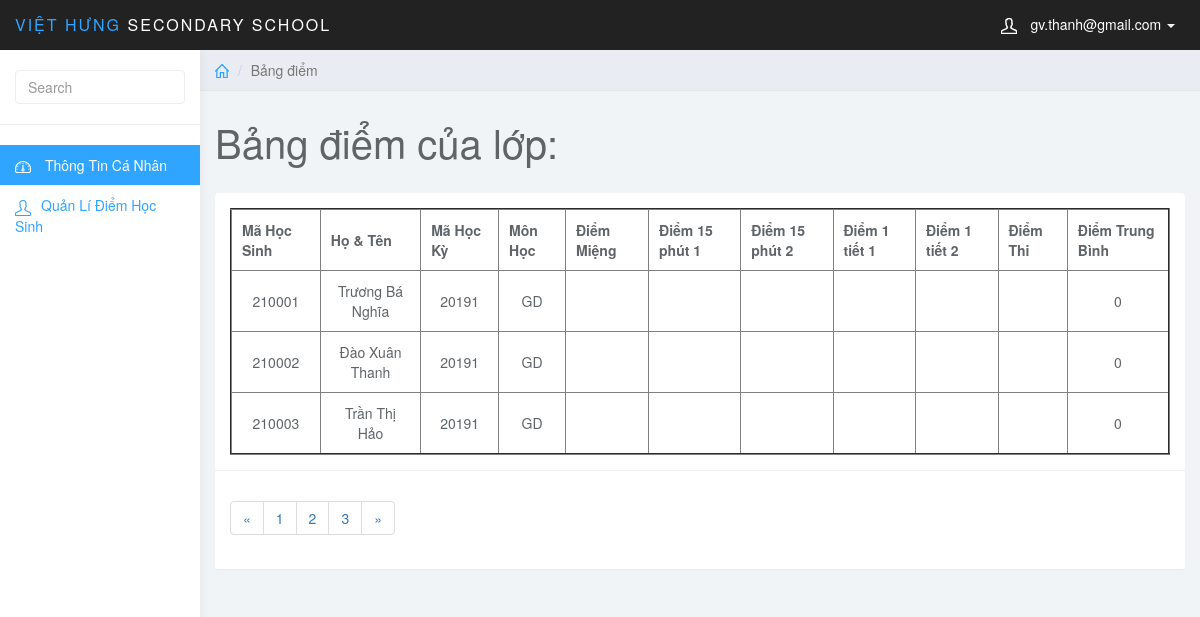
Before: /admin/index.php?page_gv=list_points&MaHocKy=20191&MaMonHoc=GD&MaLopHoc=1 (signed in) with the older database file.
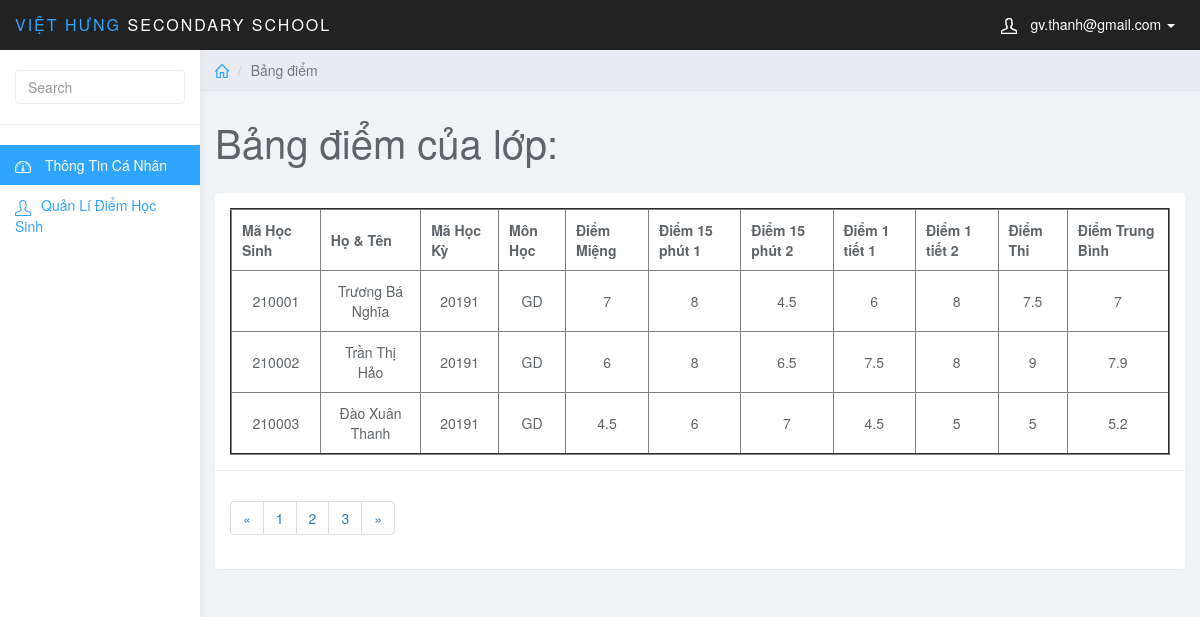
After: the same page with the newer database file.
### tables this page shows
CREATE TABLE `diem` (
  `MaDiem` int(6) NOT NULL AUTO_INCREMENT,
  `MaHocKy` varchar(5) NOT NULL,
  `MaMonHoc` varchar(5) NOT NULL,
  `MaHS` int(6) NOT NULL,
  `MaLopHoc` varchar(10) NOT NULL,
  `DiemMieng` varchar(5) NOT NULL,
  `Diem15Phut1` varchar(5) NOT NULL,
  `Diem15Phut2` varchar(5) NOT NULL,
  `Diem1Tiet1` varchar(5) NOT NULL,
  `Diem1Tiet2` varchar(5) NOT NULL,
  `DiemThi` varchar(5) NOT NULL,
  `DiemTB` float NOT NULL,
  PRIMARY KEY (`MaDiem`),
  KEY `fk_diem_mahk` (`MaHocKy`),
  KEY `fk_diem_monhoc` (`MaMonHoc`),
  KEY `fk_diem_hocsinh` (`MaHS`),
  KEY `MaLopHoc` (`MaLopHoc`),
  CONSTRAINT `diem_ibfk_1` FOREIGN KEY (`MaLopHoc`) REFERENCES `lophoc` (`MaLopHoc`),
  CONSTRAINT `fk_diem_hocsinh` FOREIGN KEY (`MaHS`) REFERENCES `hocsinh` (`MaHS`),
  CONSTRAINT `fk_diem_mahk` FOREIGN KEY (`MaHocKy`) REFERENCES `hocky` (`MaHocKy`),
  CONSTRAINT `fk_diem_monhoc` FOREIGN KEY (`MaMonHoc`) REFERENCES `monhoc` (`MaMonHoc`)
);

CREATE TABLE `hocsinh` (
  `MaHS` int(6) NOT NULL,
  `MaLopHoc` varchar(10) NOT NULL,
  `TenHS` varchar(50) NOT NULL,
  `GioiTinh` varchar(5) NOT NULL,
  `NgaySinh` date NOT NULL,
  `NoiSinh` varchar(50) NOT NULL,
  `DanToc` varchar(10) NOT NULL,
  `HoTenCha` varchar(50) NOT NULL,
  `HoTenMe` varchar(50) NOT NULL,
  PRIMARY KEY (`MaHS`),
  KEY `fk_hs_lh` (`MaLopHoc`),
  CONSTRAINT `fk_hs_lh` FOREIGN KEY (`MaLopHoc`) REFERENCES `lophoc` (`MaLopHoc`)
);

### teacher/list_points.php (the view, shortened to what this page needs)
<?php
    $MaHocKy = $_GET['MaHocKy'];
    $MaMonHoc = $_GET['MaMonHoc'];
    $MaLopHoc = $_GET['MaLopHoc'];
    $sql = "SELECT * FROM diem JOIN hocsinh ON diem.MaHS = hocsinh.MaHS WHERE diem.MaHocKy = '$MaHocKy' AND diem.MaMonHoc = '$MaMonHoc' AND diem.MaLopHoc = '$MaLopHoc'";
    $query = mysqli_query($conn,$sql);
?>
<div class="col-sm-9 col-sm-offset-3 col-lg-10 col-lg-offset-2 main">
		<div class="row">
			<ol class="breadcrumb">
				<li><a href="index.php"><svg class="glyph stroked home"><use xlink:href="#stroked-home"></use></svg></a></li>
				<li class="active">Bảng điểm</li>
			</ol>
		</div>
		<div class="row">
			<div class="col-lg-12">
				<h1 class="page-header">Bảng điểm của lớp: </h1>
			</div>
		</div>
		<div class="row">
			<div class="col-lg-12">
				<div class="panel panel-default">
					<div class="panel-body">
                        <table border="2px" width="100%" style="text-align: center;">
						    <thead>
						    <tr>
						        <th data-field="id" data-sortable="true">Mã Học Sinh</th>
                                <th data-field="name"  data-sortable="true">Họ & Tên</th>
                                <th data-sortable="true">Mã Học Kỳ</th>
                                <th data-sortable="true">Môn Học</th>
                                <th data-sortable="true">Điểm Miệng</th>
                                <th data-sortable="true">Điểm 15 phút 1</th>
                                <th data-sortable="true">Điểm 15 phút 2</th>
                                <th data-sortable="true">Điểm 1 tiết 1</th>
                                <th data-sortable="true">Điểm 1 tiết 2</th>
                                <th data-sortable="true">Điểm Thi</th>
                                <th data-sortable="true">Điểm Trung Bình</th>
						    </tr>
                            </thead>
                            <tbody>
                               <?php
                                    while($row_view = mysqli_fetch_assoc($query)){
                               ?>
                                    <tr>
                                    <form  method="post">
                                    <td><?php echo $row_view['MaHS']; ?></td>
                                    <td><?php echo $row_view['TenHS']; ?></td>
                                    <td><?php echo $row_view['MaHocKy']; ?></td>
                                    <td><?php echo $row_view['MaMonHoc']; ?></td>
                                    <td ><?php echo $row_view['DiemMieng']; ?></td>
                                    <td ><?php echo $row_view['Diem15Phut1']; ?></td>
                                    <td ><?php echo $row_view['Diem15Phut2']; ?></td>
                                    <td><?php echo $row_view['Diem1Tiet1']; ?></td>
                                    <td><?php echo $row_view['Diem1Tiet2']; ?></td>
                                    <td><?php echo $row_view['DiemThi']; ?></td>
                                    <td><?php echo $row_view['DiemTB']; ?></td>
                                    </form>
                                </tr>
                                    <?php }?>
                            </tbody>
						</table>
                    </div>
                    <div class="panel-footer">
                        <nav aria-label="Page navigation example">
                            <ul class="pagination">
                                <li class="page-item"><a class="page-link" href="#">&laquo;</a></li>
                                <li class="page-item"><a class="page-link" href="#">1</a></li>
                                <li class="page-item"><a class="page-link" href="#">2</a></li>
                                <li class="page-item"><a class="page-link" href="#">3</a></li>
                                <li class="page-item"><a class="page-link" href="#">&raquo;</a></li>
                            </ul>
                        </nav>
                    </div>
				</div>
			</div>
		</div>
	</div>

### admin/index.php (shortened to what this page needs)
<?php
    if (isset($_SESSION['mail_user'])) {
            include_once ('admin.php');
    }elseif(isset($_SESSION['mail_gv'])){
        include_once ('../teacher/home_gv.php');
    }
    else {
        include_once ('login.php');
    }
?>

### teacher/home_gv.php (shortened to what this page needs)
<!DOCTYPE html>
<html>
	<head>
		<link href="css/bootstrap.min.css" rel="stylesheet">
		<link href="../admin/css/datepicker3.css" rel="stylesheet">
		<link href="../admin/css/bootstrap-table.css" rel="stylesheet">
		<link href="../admin/css/styles.css" rel="stylesheet">
	</head>
	<body>
		<nav class="navbar navbar-inverse navbar-fixed-top" role="navigation">
			<div class="container-fluid">
				<div class="navbar-header">
					<a class="navbar-brand" href="index.php"><span>VIỆT HƯNG</span> Secondary School</a>
					<ul class="user-menu">
						<li class="dropdown pull-right">
							<a href="#" class="dropdown-toggle" data-toggle="dropdown"><svg
									class="glyph stroked male-user">
									<use xlink:href="#stroked-male-user"></use>
								</svg> <?php echo $_SESSION['mail_gv']; ?> <span class="caret"></span></a>
						</li>
					</ul>
				</div>
			</div>
		</nav>
		<div id="sidebar-collapse" class="col-sm-3 col-lg-2 sidebar">
			<form role="search">
				<div class="form-group">
					<input type="text" class="form-control" placeholder="Search">
				</div>
			</form>
			<ul class="nav menu">
				<li class="active"><a href="index.php"><svg class="glyph stroked dashboard-dial">
							<use xlink:href="#stroked-dashboard-dial"></use>
						</svg> Thông Tin Cá Nhân</a></li>
                <li><a href="index.php?page_gv=points"><svg class="glyph stroked male user ">
                            <use xlink:href="#stroked-male-user" /></svg>Quản Lí Điểm Học Sinh</a></li>
			</ul>
		</div>
        <?php
        if (isset($_GET['page_gv'])) {
            switch ($_GET['page_gv']) {
				case 'list_points':
                    include_once('list_points.php');
                    break;
            }
        }else{
            include_once('personal.php');
        }
        ?>
	</body>
</html>

### admin/css/styles.css (style rules this page uses)
body { background: #f1f4f7; padding-top: 50px; color: #5f6468; }
a, a:hover, a:focus { color: #30a5ff; }
h1, h2, h3, h4, h5, h6 { color: #5f6468; }
h1 { font-weight: 300; font-size: 40px; }
.form-control { border: 1px solid #eee; box-shadow: none; }
.navbar-header .navbar-brand { color: #fff; font-size: 16px; text-transform: uppercase; font-weight: 500; letter-spacing: 2px; }
.navbar-header .navbar-brand span { color: #30a5ff; }
.panel { border: 0; }
.panel-footer { background: #fff; border-top: 1px solid #eee; }
.navbar { border: 0; }
.user-menu { display: inline-block; margin-top: 14px; margin-right: 10px; float: right; list-style: none; padding: 0; }
.user-menu a { color: #fff; }
.sidebar { display: block; background-color: #fff; padding: 0; display: none; }
.sidebar form { padding: 20px 15px 5px 15px; border-bottom: 1px solid #eee; margin-bottom: 20px; }
@media (min-width: 768px) { .sidebar { display: block; position: fixed; top: 50px; bottom: 0; left: 0; z-index: 1000; display: block; margin: 0; padding: 0; overflow-x: hidden; overflow-y: auto; background-color: #fff; box-shadow: 1px 0px 10px rgba(0, 0, 0, .05); } }
@media (min-width: 768px) { .navbar-header { width: 100%; } }
.sidebar ul.nav .active a, .sidebar ul.nav li.parent a.active, .sidebar ul.nav .active > a:hover, .sidebar ul.nav li.parent a.active:hover, .sidebar ul.nav .active > a:focus, .sidebar ul.nav li.parent a.active:focus { color: #fff; background-color: #30a5ff; }
.breadcrumb { border-radius: 0; padding: 10px 15px; background: #e9ecf2; box-shadow: 0 1px 1px rgba(0, 0, 0, .05); margin: 0 ; }
h1.page-header { margin-top: 30px; border-bottom: 0; }
.sidebar .glyph, .user-menu .glyph { height: 16px; width: 16px; margin: 0 10px 0 0; stroke-width: 3px; }
.user-menu .glyph { stroke-width: 4px; }
.breadcrumb .glyph { height: 14px; width: 14px; margin: -2px 0 0 0; stroke-width: 4px; }
table th,td { padding: 10px; }

Changed rows visible on the page:
removed diem: MaHS.MaHS "210001", MaHS.TenHS "Trương Bá Nghĩa", MaHocKy "20191", MaMonHoc "GD", DiemTB "0"
removed diem: MaHS.MaHS "210002", MaHS.TenHS "Đào Xuân Thanh", MaHocKy "20191", MaMonHoc "GD", DiemTB "0"
removed diem: MaHS.MaHS "210003", MaHS.TenHS "Trần Thị Hảo", MaHocKy "20191", MaMonHoc "GD", DiemTB "0"
added diem: MaHS.MaHS "210001", MaHS.TenHS "Trương Bá Nghĩa", MaHocKy "20191", MaMonHoc "GD", DiemMieng "7", Diem15Phut1 "8", Diem15Phut2 "4.5", Diem1Tiet1 "6", Diem1Tiet2 "8", DiemThi "7.5", DiemTB "7"
added diem: MaHS.MaHS "210002", MaHS.TenHS "Trần Thị Hảo", MaHocKy "20191", MaMonHoc "GD", DiemMieng "6", Diem15Phut1 "8", Diem15Phut2 "6.5", Diem1Tiet1 "7.5", Diem1Tiet2 "8", DiemThi "9", DiemTB "7.9"
added diem: MaHS.MaHS "210003", MaHS.TenHS "Đào Xuân Thanh", MaHocKy "20191", MaMonHoc "GD", DiemMieng "4.5", Diem15Phut1 "6", Diem15Phut2 "7", Diem1Tiet1 "4.5", Diem1Tiet2 "5", DiemThi "5", DiemTB "5.2"
